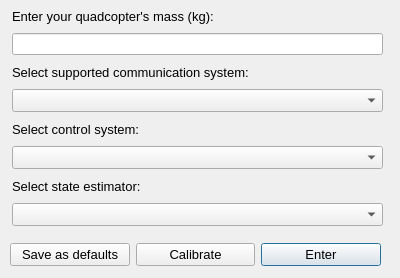
<?xml version="1.0" encoding="UTF-8"?>
<ui version="4.0">
 <class>Dialog</class>
 <widget class="QDialog" name="Dialog">
  <property name="geometry">
   <rect>
    <x>0</x>
    <y>0</y>
    <width>400</width>
    <height>278</height>
   </rect>
  </property>
  <property name="windowTitle">
   <string>Digital Twin Setup Window</string>
  </property>
  <widget class="QWidget" name="layoutWidget">
   <property name="geometry">
    <rect>
     <x>12</x>
     <y>5</y>
     <width>371</width>
     <height>221</height>
    </rect>
   </property>
   <layout class="QVBoxLayout" name="verticalLayout">
    <item>
     <widget class="QLabel" name="mass_label">
      <property name="font">
       <font>
        <pointsize>10</pointsize>
       </font>
      </property>
      <property name="text">
       <string>Enter your quadcopter's mass (kg):</string>
      </property>
     </widget>
    </item>
    <item>
     <widget class="QLineEdit" name="mass_input"/>
    </item>
    <item>
     <widget class="QLabel" name="comm_label">
      <property name="font">
       <font>
        <pointsize>10</pointsize>
       </font>
      </property>
      <property name="text">
       <string>Select supported communication system:</string>
      </property>
     </widget>
    </item>
    <item>
     <widget class="QComboBox" name="comms_dropdown">
      <property name="font">
       <font>
        <pointsize>10</pointsize>
       </font>
      </property>
     </widget>
    </item>
    <item>
     <widget class="QLabel" name="controller_label">
      <property name="font">
       <font>
        <pointsize>10</pointsize>
       </font>
      </property>
      <property name="text">
       <string>Select control system:</string>
      </property>
     </widget>
    </item>
    <item>
     <widget class="QComboBox" name="controlsystem_dropdown">
      <property name="font">
       <font>
        <pointsize>10</pointsize>
       </font>
      </property>
     </widget>
    </item>
    <item>
     <widget class="QLabel" name="estimator_label">
      <property name="font">
       <font>
        <pointsize>10</pointsize>
       </font>
      </property>
      <property name="text">
       <string>Select state estimator:</string>
      </property>
     </widget>
    </item>
    <item>
     <widget class="QComboBox" name="estimator_dropdown">
      <property name="font">
       <font>
        <pointsize>10</pointsize>
       </font>
      </property>
     </widget>
    </item>
   </layout>
  </widget>
  <widget class="QWidget" name="">
   <property name="geometry">
    <rect>
     <x>10</x>
     <y>240</y>
     <width>371</width>
     <height>29</height>
    </rect>
   </property>
   <layout class="QHBoxLayout" name="horizontalLayout">
    <item>
     <widget class="QPushButton" name="save_button">
      <property name="font">
       <font>
        <pointsize>10</pointsize>
       </font>
      </property>
      <property name="text">
       <string>Save as defaults</string>
      </property>
     </widget>
    </item>
    <item>
     <widget class="QPushButton" name="calibrate_button">
      <property name="font">
       <font>
        <pointsize>10</pointsize>
       </font>
      </property>
      <property name="text">
       <string>Calibrate</string>
      </property>
     </widget>
    </item>
    <item>
     <widget class="QPushButton" name="enter_button">
      <property name="font">
       <font>
        <pointsize>10</pointsize>
       </font>
      </property>
      <property name="text">
       <string>Enter</string>
      </property>
      <property name="default">
       <bool>true</bool>
      </property>
     </widget>
    </item>
   </layout>
  </widget>
 </widget>
 <resources/>
 <connections/>
</ui>
